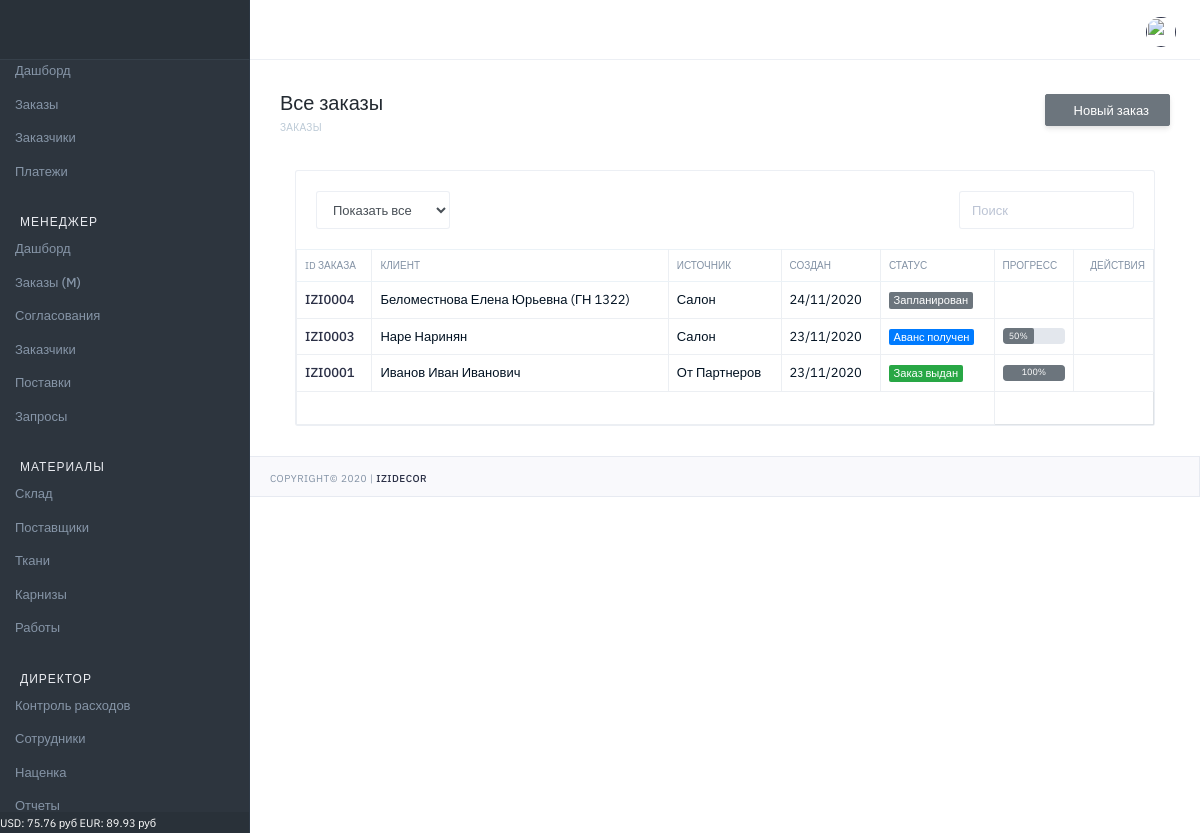
/designer/orders/ (signed in), run on the app's committed database.
### markup/models.py (models this page shows, shortened)
class MarkupCurrency(models.Model):
    name = models.CharField(verbose_name='Название', max_length=100)
    value = models.FloatField(verbose_name='Значение', default=0)

### orders/models.py (models this page shows, shortened)
class Order(models.Model):
    STATUS_V = (
        (0, 'Запланирован'),
        (1, 'КП подготовлено'),
        (2, 'КП утверждено'),
        (3, 'Договор подготовлен'),
        (4, 'Договор подписан'),
        (5, 'Аванс получен'),
        (6, 'Материалы заказаны'),
        (7, 'Материалы оплачены'),
        (8, 'Материалы отгружены'),
        (9, 'Работы заказаны'),
        (10, 'Заказ выдан'),
        (11, 'Архив'),
    )
    STATUS_CSS = (
        (0, 'secondary'),
        (1, 'secondary'),
        (2, 'secondary'),
        (3, 'info'),
        (4, 'info'),
        (5, 'primary'),
        (6, 'primary'),
        (7, 'primary'),
        (8, 'primary'),
        (9, 'primary'),
        (10, 'success'),
        (11, 'warning'),
    )
    STATUS_P = (
        (0, 0),
        (1, 10),
        (2, 20),
        (3, 30),
        (4, 40),
        (5, 50),
        (6, 60),
        (7, 70),
        (8, 80),
        (9, 90),
        (10, 100),
        (11, 0)
    )
    STATUS_V_T = (
        (0, 'Не заказаны'),
        (1, 'Заказаны'),
        (2, 'Оплачены'),
        (3, 'Отгружены'),
    )
    STATUS_V_D = (
        (0, 'Нет скидки'),
        (1, 'Не согласована'),
        (2, 'Согласована'),
        (3, 'Отказано'),
    )
    STATUS_V_D2 = (
        (0, 'Нет скидки'),
        (1, 'Ожидание согласования'),
        (2, 'Согласована'),
        (3, 'Отказано'),
        (4, 'Частичное согласование'),
    )
    number = models.CharField(verbose_name='Номер', max_length=100, blank=True, null=True, default=GetCountOrder)
    status = models.IntegerField(verbose_name='Статус', choices=STATUS_V, default=0)
    status_css = models.IntegerField(verbose_name='Статус', choices=STATUS_CSS, default=0)
    progress = models.IntegerField(verbose_name='Прогресс', choices=STATUS_P, default=0)
    textile_state = models.IntegerField(verbose_name='Состояние по текстилю', choices=STATUS_V_T, default=0)
    cornice_state = models.IntegerField(verbose_name='Состояние по карнизам', choices=STATUS_V_T, default=0)
    work_state = models.IntegerField(verbose_name='Состояние по работам', choices=STATUS_V_T, default=0)
    discount_status = models.IntegerField(verbose_name='Общий статус скидки', choices=STATUS_V_D2, default=0)
    discount_t = models.FloatField(verbose_name='Скидка к текстилю', max_length=100, blank=True, null=True, default=1)
    discount_t_s = models.IntegerField(verbose_name='Статус скидки', choices=STATUS_V_D, default=0)
    discount_c = models.FloatField(verbose_name='Скидка к карнизам', max_length=100, blank=True, null=True, default=1)
    discount_c_s = models.IntegerField(verbose_name='Статус скидки', choices=STATUS_V_D, default=0)
    discount_w = models.FloatField(verbose_name='Скидка к работам', max_length=100, blank=True, null=True, default=1)
    discount_w_s = models.IntegerField(verbose_name='Статус скидки', choices=STATUS_V_D, default=0)
    discount_view = models.IntegerField(verbose_name='Просмотр скидки', default=0)
    date_created = models.DateTimeField(verbose_name='Дата создания', auto_now_add=True, null=True)
    date_finished = models.DateField(verbose_name='Дата исполнения', blank=True, null=True)
    user = models.ForeignKey(User, on_delete=models.CASCADE, verbose_name='Пользователь', blank=True, null=True)
    user_view = models.IntegerField(verbose_name='Просмотр', default=0)
    def get_absolute_url(self):
        return reverse('main:order_view', kwargs={"id": self.pk})
    def archive(self):
        return reverse('main:order_archive', kwargs={"id": self.pk})

class Customer(models.Model):
    SOURCE_T = (
        (0, 'От Партнеров'),
        (1, 'Социальные сети'),
        (2, 'Маркетплейс'),
        (3, 'Телефон'),
        (4, 'Салон'),
    )
    order = models.ManyToManyField(Order, verbose_name='Заказ')
    name = models.CharField(verbose_name='ФИО', max_length=100)
    phone = models.CharField(verbose_name='Телефон', max_length=100, blank=True)
    email = models.CharField(verbose_name='email', max_length=100, blank=True)
    address = models.CharField(verbose_name='Адрес', max_length=300, blank=True)
    pass_series = models.CharField(verbose_name='Серия', max_length=10, blank=True)
    pass_number = models.CharField(verbose_name='Номер', max_length=10, blank=True)
    pass_date = models.CharField(verbose_name='Дата выдачи', max_length=10, blank=True)
    pass_issued = models.CharField(verbose_name='Выдан', max_length=300, blank=True)
    source_t = models.IntegerField(verbose_name='Источник', choices=SOURCE_T, default=0)
    user = models.ForeignKey(User, on_delete=models.CASCADE, verbose_name='Пользователь', blank=True, null=True)
    date_created = models.DateTimeField(verbose_name='Дата создания', auto_now_add=True, null=True)

### main/views.py (the view)
# urls.py: path('orders/', OrderView, name="orders"),
@login_required(login_url='login')
def OrderView(request):
    qs = Order.objects.all().order_by('-date_created')
    rooms = Room.objects.all()
    customer = Customer.objects.all()
    context = {
        'orders': qs,
        'room': rooms,
        'customer': customer
    }
    return render(request, 'main/orders_.html', context)

### main/template_tags/custom_tags.py (called while the page is built, shortened)
@register.filter(name='has_group')
def has_group(user, group_name):
    return user.groups.filter(name=group_name).exists()

@register.simple_tag()
def get_new_orders():
    result = Order.objects.filter(status__gte=5, user_view=0).count()
    return result

@register.simple_tag()
def get_discount():
    result = Order.objects.filter(status__lte=3, discount_status=1, discount_view=0).count()
    return result

@register.simple_tag()
def get_currency():
    usd = MarkupCurrency.objects.get(name='USD')
    eur = MarkupCurrency.objects.get(name='EUR')
    f = f'USD: {round(usd.value,2)} руб  EUR: {round(eur.value,2)} руб'
    return f

@register.simple_tag()
def get_finish_orders():
    result = Order.objects.filter(status=9).count()
    all_orders = Order.objects.filter(status=8)
    count_n = 0
    return result+count_n

### main/templates/main/orders_.html (shortened to what this page needs)
{% extends "main/base.html" %}
{% block title_h1 %}Все заказы{% endblock %}
{% block breadcrumb %}Заказы{% endblock %}
{% block breadcrumb_buttons %}
    <button onclick="location.href='{% url 'main:order_create' %}'" type="button" class="btn btn-secondary mb-2 mb-md-0 d-none d-lg-block pd-t-6-force pd-b-5-force" >
    Новый заказ</button>
{% endblock %}
{% block body_content %}
                     <div class="col-md-12 col-lg-12">
                        <div class="card mg-b-30">
                           <div class="card-body pd-0">
                              <div class="row">
                                 <div class="mg-20 form-inline wd-100p">
                                    <div class="col-sm-6">
                                       <div class="form-group">
                                          <select id="foo-filter-status" class="form-control">
                                             <option value="">Показать все</option>
                                          </select>
                                       </div>
                                    </div>
                                    <div class="col-sm-6">
                                       <div class="form-group ft-right">
                                          <input id="foo-search" type="text" placeholder="Поиск" class="form-control" autocomplete="off">
                                       </div>
                                    </div>
                                 </div>
                              </div>
                              <table id="foo-filtering" class="table table-bordered table-hover toggle-circle" data-page-size="50">
                                  <thead class="tx-10 tx-uppercase">
                                     <tr>
                                        <th>ID заказа</th>
                                        <th>Клиент</th>
                                        <th>Источник</th>
                                        <th>Создан</th>
                                        <th>Статус</th>
                                         <th>Прогресс</th>
                                        <th class="tx-right">Действия</th>
                                     </tr>
                                  </thead>
                                 <tbody>
                                    {% for q in orders %}
                                        <tr class="odd gradeX">
                                            <td><a href="{{ q.get_absolute_url}}">{{q.number}}
                                            </a></td>
                                            <td>
                                                {% for cus in customer %}
                                                    {% for ord in cus.order.all %}
                                                        {% if q.number == ord.number %}
                                                            {{cus.name}}
                                                        {% endif %}
                                                    {% endfor %}
                                                {% endfor %}
                                            </td>
                                            <td>
                                                {% for cus in customer %}
                                                    {% for ord in cus.order.all %}
                                                        {% if q.number == ord.number %}
                                                            {{cus.get_source_t_display}}
                                                        {% endif %}
                                                    {% endfor %}
                                                {% endfor %}
                                            </td>
                                            <td>{{q.date_created|date:'d/m/Y'}}</td>
                                            <td><span class="badge badge-{{q.get_status_css_display}}">{{q.get_status_display}}</span></td>
                                            <td>
                                                {% if q.get_progress_display %}
                                                    <div class="progress">
                                                        <div class="badge badge-secondary" role="progressbar" style="width: {{q.get_progress_display}}%" aria-valuenow="{{q.get_progress_display}}" aria-valuemin="0" aria-valuemax="100">{{q.get_progress_display}}%</div>
                                                    </div>
                                                {% endif %}
                                            </td>
                                            <td class="tx-right">
                                                {% if q.status == 11 %}
                                                {% else %}
                                                    {% if q.status < 5%}
                                                        <a href="{{ q.get_absolute_url}}"  title="" data-toggle="tooltip" data-original-title="Изменить"></a>
                                                    {% else %}
                                                        <a href="{{ q.get_absolute_url}}"  title="" data-toggle="tooltip" data-original-title="Посмотреть"></a>
                                                    {% endif %}
                                                {% endif %}
                                            </td>
                                        </tr>
                                    {% endfor %}
                                 </tbody>
                                 <tfoot>
                                    <tr>
                                       <td colspan="5">
                                       </td>
                                    </tr>
                                 </tfoot>
                              </table>
                           </div>
                        </div>
                     </div>
{% endblock %}

### main/templates/main/main_elements/footer.html
<div class="sidebar-footer">
   <span class="tx tx-11 tx-white">{% get_currency %}</span>
</div>

### data on the page
MarkupCurrency: value.value "USD: 75.76 руб EUR: 89.93 руб"
Order: number "IZI0004", date_created "24/11/2020", status "Запланирован"
Customer: name "Беломестнова Елена Юрьевна (ГН 1322)", source_t "Салон"
Order: number "IZI0003", date_created "23/11/2020", status "Аванс получен", progress "50"
Customer: name "Наре Наринян", source_t "Салон"
Order: number "IZI0001", date_created "23/11/2020", status "Заказ выдан", progress "100"
Customer: name "Иванов Иван Иванович", source_t "От Партнеров"
